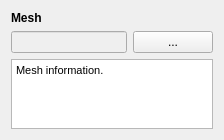
<?xml version="1.0" encoding="UTF-8"?>
<ui version="4.0">
 <class>MeshWidget</class>
 <widget class="QWidget" name="MeshWidget">
  <property name="geometry">
   <rect>
    <x>0</x>
    <y>0</y>
    <width>224</width>
    <height>139</height>
   </rect>
  </property>
  <property name="windowTitle">
   <string>Form</string>
  </property>
  <layout class="QVBoxLayout" name="verticalLayout">
   <item>
    <widget class="QLabel" name="label">
     <property name="font">
      <font>
       <weight>75</weight>
       <bold>true</bold>
      </font>
     </property>
     <property name="text">
      <string>Mesh</string>
     </property>
    </widget>
   </item>
   <item>
    <layout class="QHBoxLayout" name="horizontalLayout">
     <item>
      <widget class="QLineEdit" name="textFile">
       <property name="enabled">
        <bool>false</bool>
       </property>
      </widget>
     </item>
     <item>
      <widget class="QPushButton" name="buttonOpen">
       <property name="text">
        <string>...</string>
       </property>
      </widget>
     </item>
    </layout>
   </item>
   <item>
    <widget class="QTextBrowser" name="textMeshInfo">
     <property name="enabled">
      <bool>true</bool>
     </property>
     <property name="html">
      <string>&lt;!DOCTYPE HTML PUBLIC &quot;-//W3C//DTD HTML 4.0//EN&quot; &quot;http://www.w3.org/TR/REC-html40/strict.dtd&quot;&gt;
&lt;html&gt;&lt;head&gt;&lt;meta name=&quot;qrichtext&quot; content=&quot;1&quot; /&gt;&lt;style type=&quot;text/css&quot;&gt;
p, li { white-space: pre-wrap; }
&lt;/style&gt;&lt;/head&gt;&lt;body style=&quot; font-family:'MS Shell Dlg 2'; font-size:8.25pt; font-weight:400; font-style:normal;&quot;&gt;
&lt;p style=&quot; margin-top:0px; margin-bottom:0px; margin-left:0px; margin-right:0px; -qt-block-indent:0; text-indent:0px;&quot;&gt;Mesh information.&lt;/p&gt;&lt;/body&gt;&lt;/html&gt;</string>
     </property>
    </widget>
   </item>
  </layout>
 </widget>
 <resources/>
 <connections/>
</ui>
